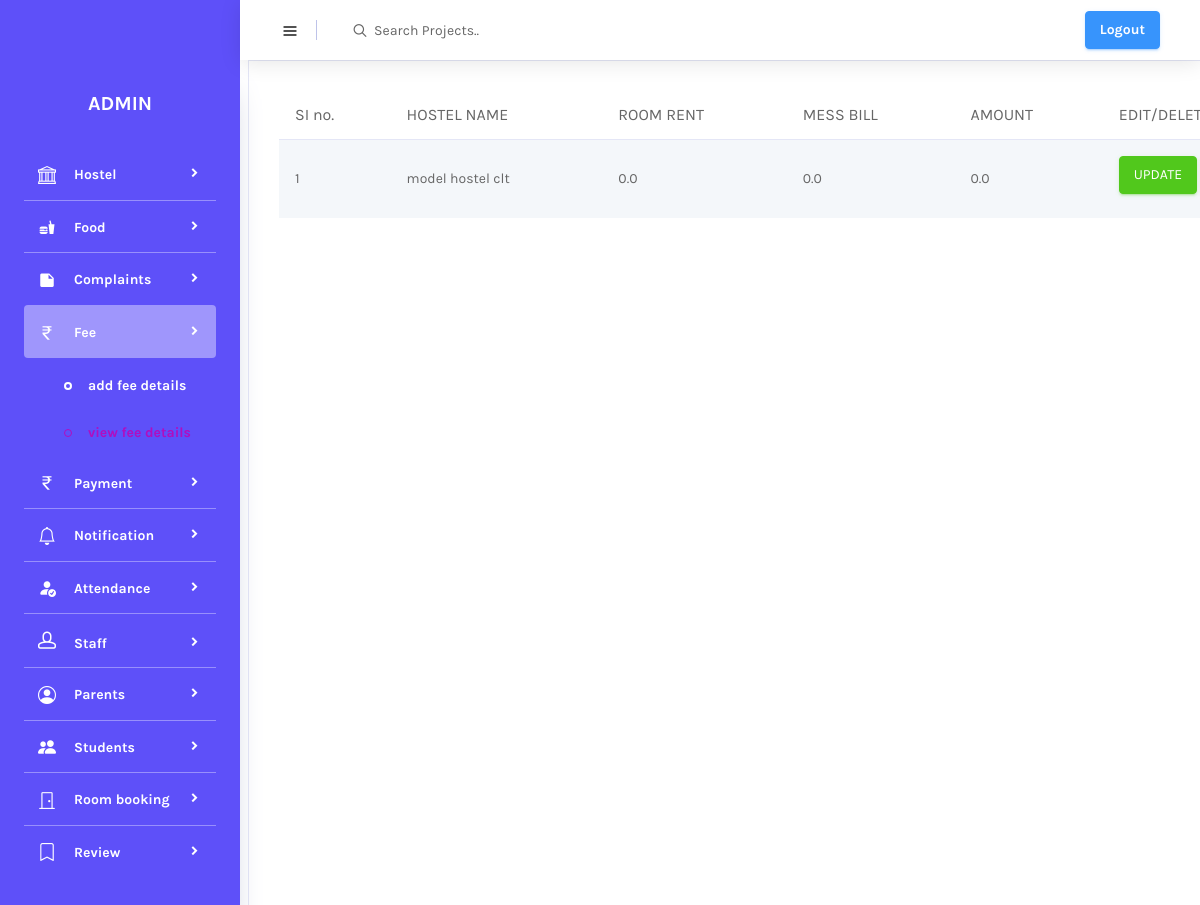
The page /view_fee_details on the database its author committed.
### APP/models.py (models this page shows, shortened)
class Fee(models.Model):
    hostel_name = models.ForeignKey(Hostel,on_delete=models.CASCADE)
    date = models.DateField()
    mess_bill = models.FloatField(default=0)
    room_rent = models.FloatField(default=0)
    amount = models.FloatField(default=0)

class Hostel(models.Model):
    hostel_name = models.CharField(max_length=200)
    location = models.CharField(max_length=200)
    Fee_details = models.CharField(max_length=25)
    total_rooms = models.IntegerField()
    room_facilities = models.CharField(max_length=250)
    contact_number = models.IntegerField()
    hostel_image = models.ImageField(upload_to='image')
    def __str__(self):
        return self.hostel_name

### APP/adminviews.py (the view)
# urls.py: path('view_fee_details', adminviews.view_fee_details, name='view_fee_details'),
def view_fee_details(request):
    data = Fee.objects.all()
    return render(request, 'view_fee_details.html', {'data': data})

### templates/view_fee_details.html
{% extends 'admin.html' %}
{% load crispy_forms_tags %}
{% block content %}
<div class="col-lg-12 grid-margin stretch-card">
              <div class="card">
                <div class="card-body">
                  <div class="table-responsive">
                    <table class="table table-striped">
                      <thead>
                        <tr>
                          <th>SI no.</th>
                            <th>HOSTEL NAME</th>
                            <th>ROOM RENT</th>
                            <th>MESS BILL</th>
                            <th>AMOUNT</th>
                            <th>EDIT/DELETE</th>
                        </tr>
                      </thead>
                      <tbody>
                      {% for i in data %}
                        <tr>
                         <td>{{forloop.counter}}</td>
                          <td>{{i.hostel_name}}</td>
                          <td>{{i.room_rent}}</td>
                          <td>{{i.mess_bill}}</td>
                          <td>{{i.amount}}</td>
                            <td>
                                <p><a href="{% url 'fee_update' i.id %}" class="btn btn-success">UPDATE</a>
                                <a href="{% url 'fee_delete' i.id %}" class="btn btn-danger">DELETE</a> </p>
                            </td>
                        </tr>
                      {% endfor %}
                      </tbody>
                    </table>
                  </div>
                </div>
              </div>
            </div>
{% endblock %}

### rows shown on the page
Fee: hostel_name "model hostel clt", room_rent "0.0", mess_bill "0.0", amount "0.0"
